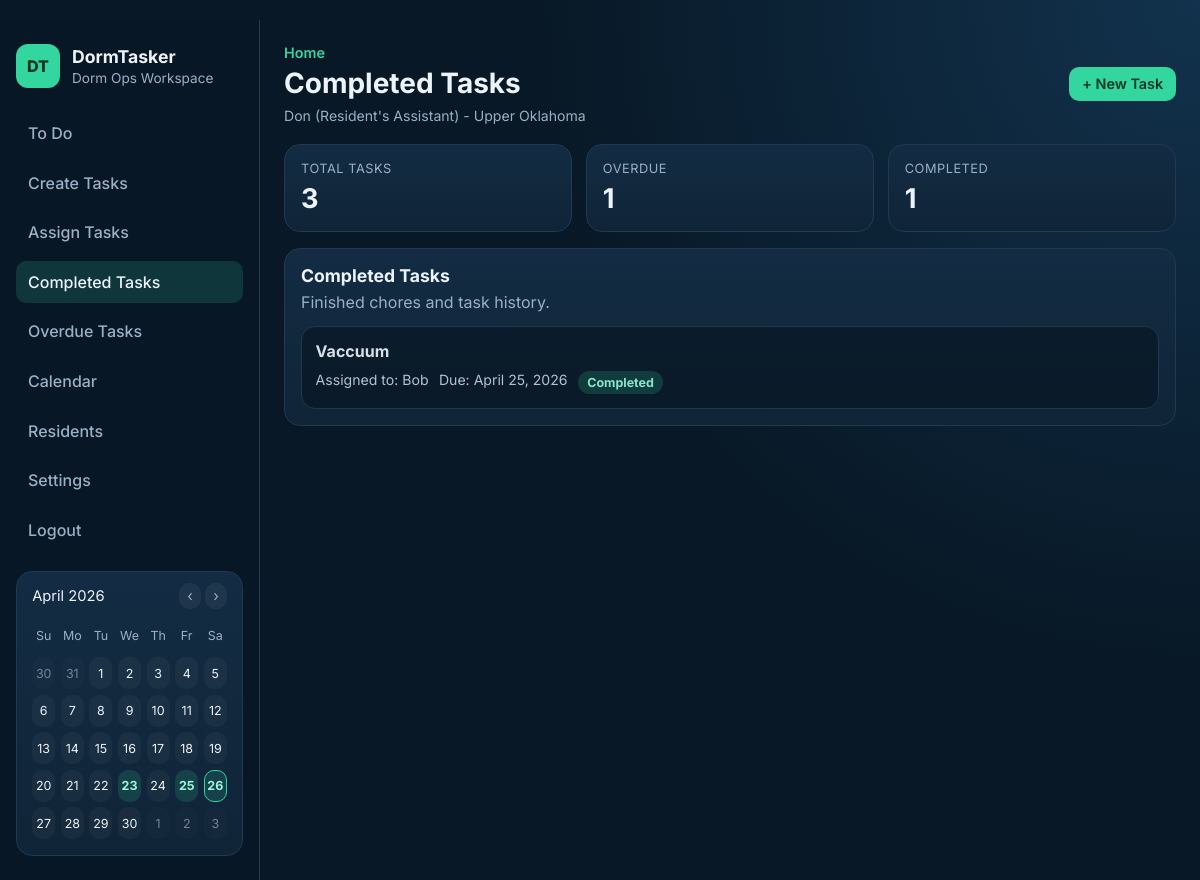
Before: /tasks/completed (signed in) with the older database file.
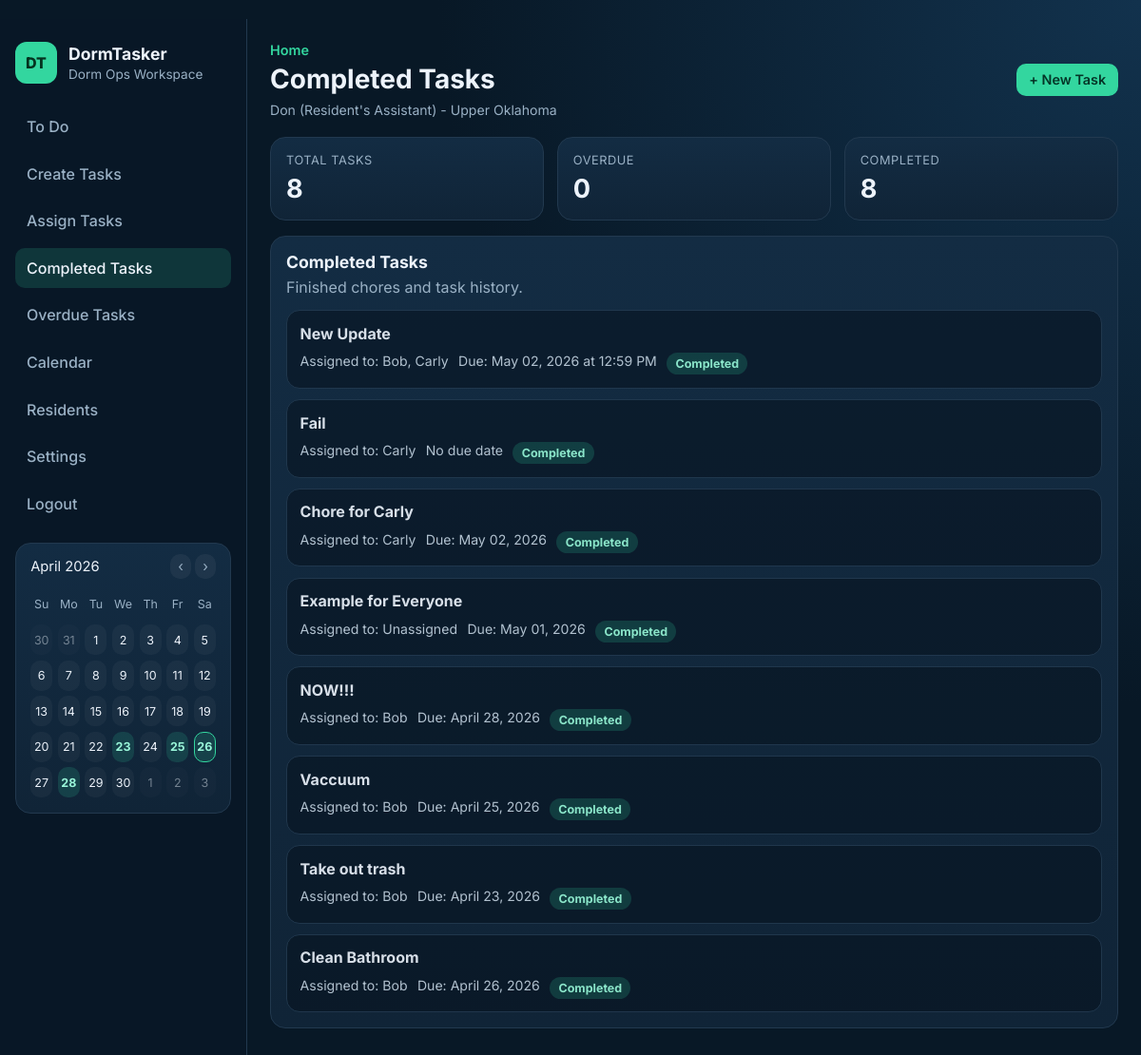
After: the same page with the newer database file.
### tables this page shows
CREATE TABLE chores (
            id INTEGER PRIMARY KEY AUTOINCREMENT,
            title TEXT NOT NULL,
            description TEXT,
            due_date TEXT,
            status TEXT
        , room_id INTEGER, created_by INTEGER, due_time TEXT);

### app.py (the view)
@app.route("/tasks/completed")
@login_required
def completed_tasks():
    context = _fetch_dashboard_context()
    section = "completed"
    return render_template(
        "dashboard.html",
        page_title="Completed Tasks",
        section=section,
        **context,
    )

### app.py (called while the page is built)
def _format_user_role(role):
    return "Resident's Assistant" if role == "RA" else role

@app.before_request
def load_current_user():
    user_id = session.get("user_id")
    g.current_user = get_user_by_id(user_id) if user_id else None

@app.context_processor
def inject_current_user():
    current_user = g.get("current_user")
    if current_user:
        if current_user["role"] == "RA":
            chore_list = service.get_chores(room_id=current_user["room_id"])
        else:
            chore_list = service.get_resident_chores(current_user["id"], room_id=current_user["room_id"])
        calendar_data = _calendar_context(chore_list)
    else:
        calendar_data = {}
    return {
        "current_user": current_user,
        "current_path": request.path,
        "current_user_role_text": _format_user_role(current_user["role"]) if current_user else None,
        **calendar_data,
    }

### auth.py (called while the page is built)
def login_required(func):
    @wraps(func)
    def wrapper(*args, **kwargs):
        if not session.get("user_id"):
            flash("Please log in to continue.", "error")
            return redirect(url_for("login"))
        return func(*args, **kwargs)
    return wrapper

### templates/dashboard.html (shortened to what the changed rows need)
﻿{% extends "base.html" %}
{% block page_title %}{{ page_title or 'Task Dashboard' }}{% endblock %}
{% block content %}
    <section class="dashboard-grid">
        <article class="stat-card">
            <p class="stat-label">Total Tasks</p>
            <h3>{{ all_chores | length }}</h3>
        </article>
        <article class="stat-card">
            <p class="stat-label">Overdue</p>
            <h3>{{ overdue_count }}</h3>
        </article>
        <article class="stat-card">
            <p class="stat-label">Completed</p>
            <h3>{{ all_chores | selectattr('status', 'equalto', 'Completed') | list | length }}</h3>
        </article>
    </section>
    {% if section == 'assigned' %}
        <section class="card-panel">
            <div class="panel-head">
                <h3>{% if user_role == 'RA' %}Assigned Tasks{% else %}My Tasks{% endif %}</h3>
                <p>{% if user_role == 'RA' %}Active work for dorm residents.{% else %}Your active chores in this room.{% endif %}</p>
            </div>
            {% set section_tasks = all_chores | rejectattr('status', 'equalto', 'Completed') | list %}
            {% if section_tasks %}
                <div class="task-list">
                    {% for chore in section_tasks %}
                        <article class="task-item">
                            <div class="task-main">
                                <h4>{{ chore.title }}</h4>
                                <p>{{ chore.description or 'No details provided.' }}</p>
                                <div class="meta-row">
                                    <span>Assigned to: {{ chore.assigned_names or 'Unassigned' }}</span>
                                    <span>{{ chore.display_due }}</span>
                                    <span class="badge badge-{{ chore.status | lower }}">{{ chore.status }}</span>
                                </div>
                            </div>
                            <div class="task-actions">
                                {% if user_role == 'RA' %}
                                    <a class="btn btn-soft" href="{{ url_for('edit_chore', chore_id=chore.id) }}">Edit</a>
                                {% endif %}
                                <form method="post" action="{{ url_for('complete_chore', chore_id=chore.id) }}">
                                    <button class="btn btn-primary" type="submit">Complete</button>
                                </form>
                                {% if user_role == 'RA' %}
                                    <form method="post" action="{{ url_for('delete_chore', chore_id=chore.id) }}">
                                        <button class="btn btn-danger" type="submit">Delete</button>
                                    </form>
                                {% endif %}
                            </div>
                        </article>
                    {% endfor %}
                </div>
            {% else %}
                <p class="empty-state">No active tasks yet.</p>
            {% endif %}
        </section>
    {% elif section == 'completed' %}
        <section class="card-panel">
            {% set section_tasks = all_chores | selectattr('status', 'equalto', 'Completed') | list %}
            {% if section_tasks %}
                <div class="task-list">
                    {% for chore in section_tasks %}
                        <article class="task-item task-item-complete">
                            <div class="task-main">
                                <h4>{{ chore.title }}</h4>
                                <div class="meta-row">
                                    <span>Assigned to: {{ chore.assigned_names or 'Unassigned' }}</span>
                                    <span>{{ chore.display_due }}</span>
                                    <span class="badge badge-completed">Completed</span>
                                </div>
                            </div>
                        </article>
                    {% endfor %}
                </div>
            {% else %}
                <p class="empty-state">No completed tasks yet.</p>
            {% endif %}
        </section>
    {% endif %}
{% endblock %}

### templates/base.html (shortened to what the changed rows need)
<!DOCTYPE html>
<html lang="en">
<head>
    <link rel="stylesheet" href="{{ url_for('static', filename='style.css') }}">
</head>
<body>
    <div class="app-shell">
        <aside class="sidebar">
            <div class="brand">
                <div>
                    <h1>DormTasker</h1>
                </div>
            </div>
            {% if current_user %}
                <section class="sidebar-card sidebar-calendar">
                    <div class="calendar-grid">
                        {% for day in calendar_weekdays %}
                            <span class="calendar-weekday">{{ day }}</span>
                        {% endfor %}
                        {% for cell in calendar_cells %}
                            <span class="calendar-cell{% if cell.month != calendar_month or cell.year != calendar_year %} calendar-muted{% endif %}{% if cell.day in calendar_due_days and cell.month == calendar_month and cell.year == calendar_year %} calendar-has-event{% endif %}{% if cell == calendar_current_date %} calendar-today{% endif %}">{{ cell.day }}</span>
                        {% endfor %}
                    </div>
                </section>
            {% endif %}
        </aside>
        <div class="main-panel">
            <header class="topbar">
                <div>
                    <h2 class="topbar-title">{% block page_title %}{{ page_title or 'Dashboard' }}{% endblock %}</h2>
                </div>
            </header>
            <main class="content">
                {% block content %}{% endblock %}
            </main>
        </div>
    </div>
</body>
</html>

Changed rows visible on the page:
added chores: title "New Update", assigned_names "Bob, Carly", display_due "Due: May 02, 2026 at 12:59 PM"
added chores: title "Fail", assigned_names "Carly", display_due "No due date"
added chores: title "Chore for Carly", assigned_names "Carly", display_due "Due: May 02, 2026"
added chores: title "Example for Everyone", assigned_names "Unassigned", display_due "Due: May 01, 2026"
added chores: title "NOW!!!", assigned_names "Bob", display_due "Due: April 28, 2026"
now on this page (row edited): chores: title "Take out trash", assigned_names "Bob", display_due "Due: April 23, 2026"
now on this page (row edited): chores: title "Clean Bathroom", assigned_names "Bob", display_due "Due: April 26, 2026"
Other visible differences:
{{ all_chores | length }}: "3" → "8"
{{ overdue_count }}: "1" → "0"
text no longer shown: "1"
text now shown: "8"
